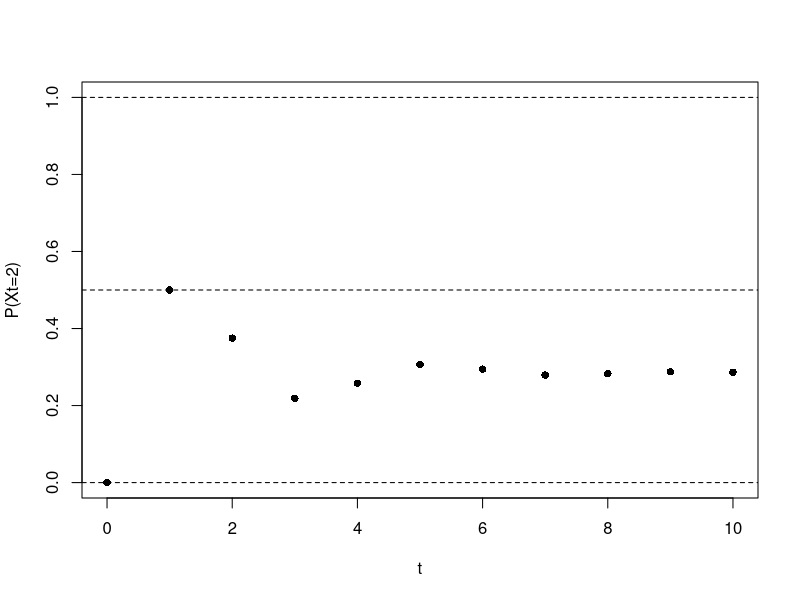

Recreate this plot in R.
rm(list=ls())

transition_matrix=rbind(c(0.5,0.5,0),
                        c(0,0.25,0.75),
                        c(0.75,0,0.25))

#1: Calculate the 4 step transition probability

P4=transition_matrix%*%transition_matrix%*%transition_matrix%*%transition_matrix
P4
#======================================================================================

#2: Calculate the marginal distribution using the following initial distribution

delta_0=c(1,0,0) # at t=0, state 1 is occupied with certainty.

# Marginal distribution at step t is given by pi^t = pi^(t-1) * P.
# where pi^t is the marginal distribution at t step and P is the transition matrix.

delta_1=delta_0%*%transition_matrix
delta_1 # at t=1, there's a 50% of being in state 1 or 2.

# plot marginal probability of state 2 from 0th step to 10th step
delta_t=delta_0

plot(0,delta_t[2],type="p",xlim=c(0,10),ylim=c(0,1),ylab="P(Xt=2)",xlab="t",pch=16)
abline(h=c(0,0.5,1),lty=2)

for(i in 1:10){
  delta_t=delta_t%*%transition_matrix
  points(i,delta_t[2],pch=16)
}

#======================================================================================

